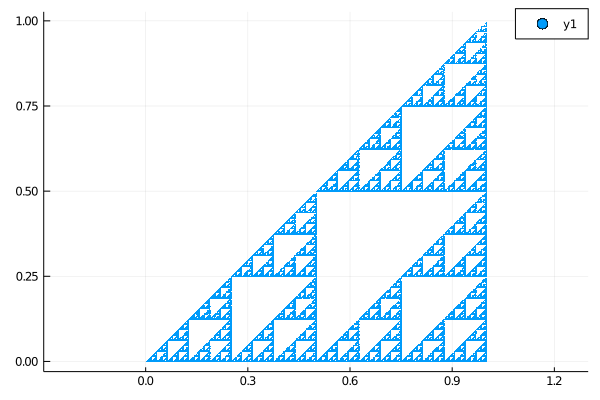

Write Julia code to recreate this figure.
# using Pkg
using Plots
# using Gnuplot

p0=[0,0];p1=[1,0];p2=[1,1]
x=0;y=0
result = Array{Float64}(undef, 2, 0)
println("フラクタル・シェルピンスキーのギャスケット")

N = 100000

for k in 1:N
    r = rand(0:10)
    if r%3==0
        p=p0
    elseif r%3==1
        p=p1
    else
        p=p2
    end
    global x,y,result
    x=(x+p[1])/2.0
    y=(y+p[2])/2.0
    result = hcat(result,[x,y])
end

scatter(result[1, :], result[2, :],
    markerstrokewidth=0.01,
    markersize=0.1,
    ratio=:equal,
    label=""
    )
savefig("fractalgasket.png")

# @gp "set size ratio -1"
# @gp result[1, :] result[2, :] "with dots title 'fractalgasket'"
# save(term="pngcairo", output="fractalgasket_gn.png")